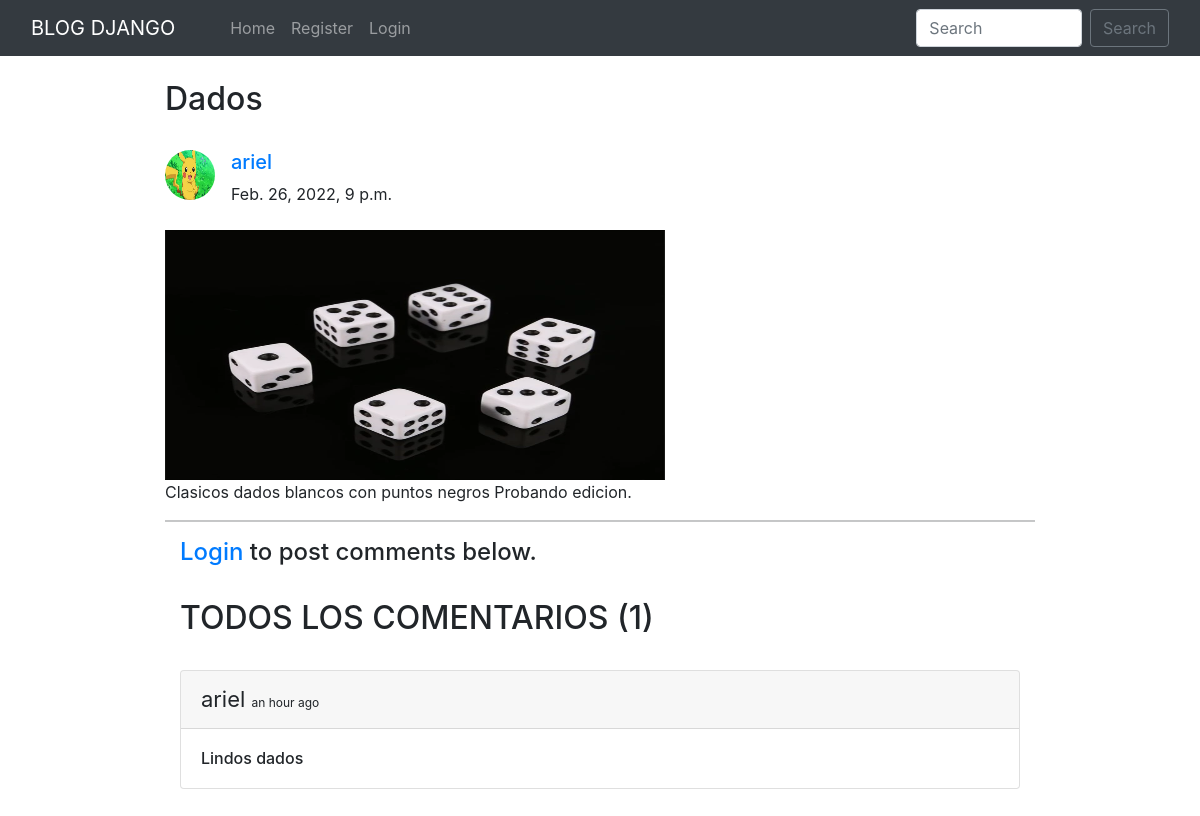
Page /blog/dds/ on the committed database.
### home/models.py (models this page shows, shortened)
class BlogPost(models.Model):
    title=models.CharField(max_length=255)
    author= models.ForeignKey(User, on_delete=models.CASCADE)
    slug=models.CharField(max_length=130)
    content=models.TextField()
    image = models.ImageField(upload_to="profile_pics", blank=True, null=True)
    dateTime=models.DateTimeField(auto_now_add=True)

class Profile(models.Model):
    user = models.OneToOneField(User, on_delete=models.CASCADE, blank=True, null=True)
    image = models.ImageField(upload_to="profile_pics", blank=True, null=True)
    bio = models.TextField(blank=True, null=True)
    phone_no = models.IntegerField(blank=True, null=True)
    facebook = models.CharField(max_length=300, blank=True, null=True)
    instagram = models.CharField(max_length=300, blank=True, null=True)
    linkedin = models.CharField(max_length=300, blank=True, null=True)

class Comment(models.Model):
    user = models.ForeignKey(User, on_delete=models.CASCADE)
    content = models.TextField()
    blog = models.ForeignKey(BlogPost, on_delete=models.CASCADE)
    parent_comment = models.ForeignKey('self', on_delete=models.CASCADE, null=True, blank=True)
    dateTime=models.DateTimeField(default=now)

### home/views.py (the view)
# urls.py: path("blog/<str:slug>/", views.blogs_comments, name="blogs_comments"),
def blogs_comments(request, slug):
    post = BlogPost.objects.filter(slug=slug).first()
    comments = Comment.objects.filter(blog=post)
    if request.method=="POST":
        user = request.user
        content = request.POST.get('content','')
        blog_id =request.POST.get('blog_id','')
        comment = Comment(user = user, content = content, blog=post)
        comment.save()
    return render(request, "blog_comments.html", {'post':post, 'comments':comments})

### home/templates/blog_comments.html (shortened to what this page needs)
{% extends 'base.html' %}
{% block body %}
{% load humanize %}
<div class="container w-75 my-4">
      <h2 class="blog-post-title">{{post.title}}</h2>
      <br>
      <div class="media">
            {% if post.author.profile.image %}
            <img class="mr-3 rounded-circle" src="{{post.author.profile.image.url}}" width="50px" height="50px"
                  alt="image">
            {% endif %}
            <div class="media-body">
                  <h5 class="mt-0"><a href="/user_profile/{{post.author.id}}/">{{post.author}}
                        </a></h5>
                  {{post.dateTime}}
            </div>
      </div>
      <br>
      <img src="/media/{{post.image}}" alt="" height="250px" width="500px">
      <br>
      <p>{{post.content}}.</p>
      <hr>
      {% if user.is_authenticated %}
      <div class="container">
            <h2>AGREGAR COMENTARIOS</h2>
            <form action="/blog/{{post.slug}}/" method="POST"> {% csrf_token %}
                  <div class="form-floating">
                        <textarea class="form-control" placeholder="Leave a comment here" id="floatingTextarea2"
                              style="height: 100px" id="content" name="content"></textarea>
                        <label for="floatingTextarea2">DEJAR UN COMENTARIO.</label>
                        <br>
                        <button type="submit" class="btn btn-primary">COMENTAR</button>
                  </div>
            </form>
            {% else %}
            <div class="container">
                  <h4><a href="/login/">Login</a> to post comments below.</h4>
                  {% endif %}
                  <br>
                  <h2>TODOS LOS COMENTARIOS ({{comments.count}})</h2>
                  <br>
                  {% for comment in comments %}
                  <div class="card">
                        <div class="card-header">
                              <span style="font-size: 22px;">{{comment.user}} </span> <span
                                    style="font-size: 12px;">{{comment.dateTime | naturaltime}}</span>
                        </div>
                        <div class="card-body">
                              <h6 class="card-text">{{comment.content}}</h6>
                        </div>
                  </div>
                  <br>
                  {% endfor %}
            </div>
      </div>
      {% endblock %}

### home/templates/base.html (shortened to what this page needs)
<!doctype html>
<html lang="en">
  <head>
    <link href="//maxcdn.bootstrapcdn.com/bootstrap/4.1.1/css/bootstrap.min.css" rel="stylesheet" id="bootstrap-css">
    <link href="https://cdn.jsdelivr.net/npm/bootstrap@5.0.2/dist/css/bootstrap.min.css" rel="stylesheet">
    <link rel="stylesheet" href="https://maxcdn.bootstrapcdn.com/bootstrap/4.0.0/css/bootstrap.min.css">
  </head>
  <body>
    <nav class="navbar navbar-expand-lg navbar-dark bg-dark sticky-top">
        <div class="container-fluid">
          <a class="navbar-brand" href="#">BLOG DJANGO</a>
          <div class="collapse navbar-collapse" id="navbarSupportedContent">
          <div class="container mx-3">
            <ul class="navbar-nav me-auto mb-2 mb-lg-0">
              <li class="nav-item">
                <a class="nav-link {% block homeactive %} {% endblock homeactive %}" aria-current="page" href="/">Home</a>
              </li>
              {% if user.is_authenticated %}
              <li class="nav-item">
                <a class="nav-link {% block add_blogs_active %} {% endblock add_blogs_active %}" href="/add_blogs/">Add Blogs</a>
              </li>
              <li class="nav-item">
                <a class="nav-link active" href="#">Hello {{request.user}}</a>
              </li>
              <li class="nav-item">
                <a class="nav-link {% block profileactive %} {% endblock profileactive %}" href="/profile/">Profile</a>
              </li>
              <li class="nav-item">
                <a class="nav-link" href="/logout/">Logout</a>
              </li>
              {% else %}
              <li class="nav-item">
                <a class="nav-link {% block registeractive %} {% endblock registeractive %}" href="/register/">Register</a>
              </li>
              <li class="nav-item">
                <a class="nav-link {% block loginactive %} {% endblock loginactive %}" href="/login/">Login</a>
              </li>
              {% endif %}
            </ul>
            </div>
            <form class="d-flex" method="POST" action="/search/"> {% csrf_token %}
              <input class="form-control me-2" type="search" placeholder="Search" name="searched" id="searched" aria-label="Search">
              <button href="/search/" class="btn btn-outline-secondary" type="submit">Search</button>
            </form>
          </div>
        </div>
      </nav>
      {% block body %}
      {% endblock %}
</body>
</html>

### rows in the picture
BlogPost: title "Dados", author.profile.image (picture), author "ariel", dateTime "Feb. 26, 2022, 9 p.m.", image (picture), content "Clasicos dados blancos con puntos negros Probando edicion"
Comment: user "ariel", dateTime "an hour ago", content "Lindos dados"

### other values in the picture
{{ comments.count }} "1"
